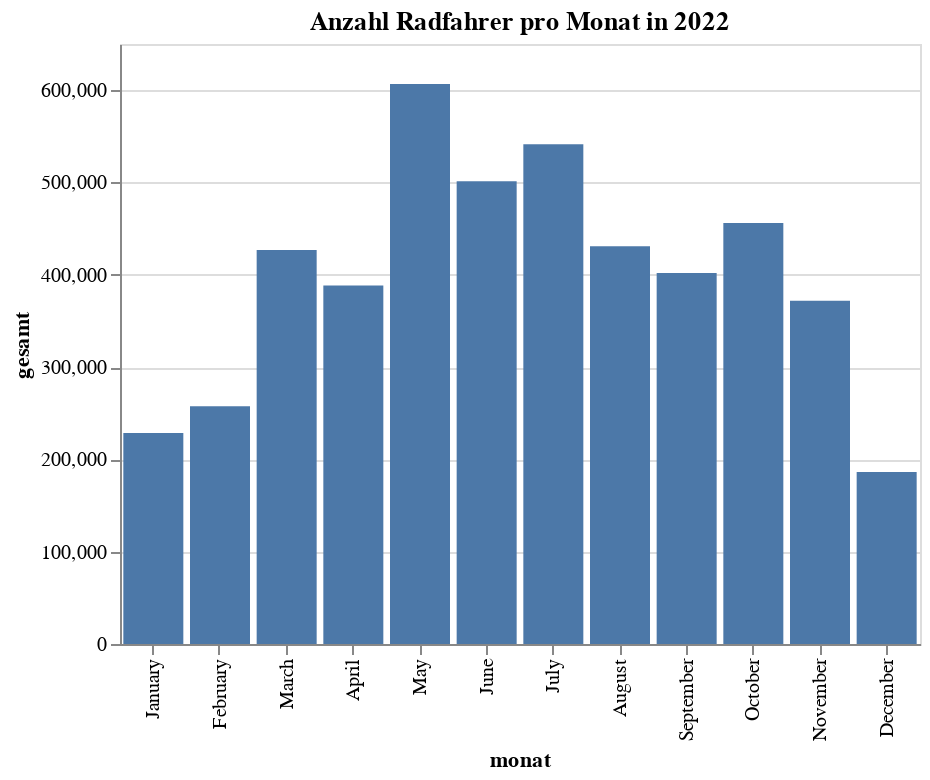

Notebook source saved alongside this figure:
### Code cell
import altair as alt
# Anzahl Radfahrer pro Monat in 2022
file_path_2022 = "data/rad_2022_tage_export_09_02_23_r.csv"

# DataFrame für 2022 erstellen
df_2022 = pd.read_csv(file_path_2022)

# 'datum' in ein DateTime-Objekt umwandeln
df_2022['datum'] = pd.to_datetime(df_2022['datum'])

# Monat aus dem Datum extrahieren
df_2022['monat'] = df_2022['datum'].dt.strftime('%B')

# Gesamtsummen pro Monat berechnen
gesamtsummen_pro_monat = df_2022.groupby('monat')['gesamt'].sum().reset_index()

# Reihenfolge der Monate festlegen
monatsreihenfolge = [
    'January', 'February', 'March', 'April', 'May', 'June',
    'July', 'August', 'September', 'October', 'November', 'December'
]

# Altair-Diagramm erstellen
chart = alt.Chart(gesamtsummen_pro_monat).mark_bar().encode(
    x=alt.X('monat:N', sort=monatsreihenfolge),
    y='gesamt:Q',
    tooltip=['monat:N', 'gesamt:Q']
).properties(
    title='Anzahl Radfahrer pro Monat in 2022',
    width=400,
    height=300
)

# Diagramm anzeigen
chart

### Figure 1 — Vega specification as saved in the notebook (floating-point values rounded to 4 significant figures)
{"$schema": "https://vega.github.io/schema/vega/v5.json", "data": [{"name": "source_0"}, {"name": "data_0", "values": [{"gesamt": 388428, "gesamt_end": 388400.0, "gesamt_start": 0.0, "monat": "April"}, {"gesamt": 431006, "gesamt_end": 431000.0, "gesamt_start": 0.0, "monat": "August"}, {"gesamt": 186440, "gesamt_end": 186400.0, "gesamt_start": 0.0, "monat": "December"}, {"gesamt": 257456, "gesamt_end": 257500.0, "gesamt_start": 0.0, "monat": "February"}, {"gesamt": 228481, "gesamt_end": 228500.0, "gesamt_start": 0.0, "monat": "January"}, {"gesamt": 541264, "gesamt_end": 541300.0, "gesamt_start": 0.0, "monat": "July"}, {"gesamt": 501441, "gesamt_end": 501400.0, "gesamt_start": 0.0, "monat": "June"}, {"gesamt": 426727, "gesamt_end": 426700.0, "gesamt_start": 0.0, "monat": "March"}, {"gesamt": 606666, "gesamt_end": 606700.0, "gesamt_start": 0.0, "monat": "May"}, {"gesamt": 371989, "gesamt_end": 372000.0, "gesamt_start": 0.0, "monat": "November"}, {"gesamt": 456107, "gesamt_end": 456100.0, "gesamt_start": 0.0, "monat": "October"}, {"gesamt": 401838, "gesamt_end": 401800.0, "gesamt_start": 0.0, "monat": "September"}]}, {"name": "source_0_x_domain_monat", "values": [{"monat": "April", "sort_field": 3.0}, {"monat": "August", "sort_field": 7.0}, {"monat": "December", "sort_field": 11.0}, {"monat": "February", "sort_field": 1.0}, {"monat": "January", "sort_field": 0.0}, {"monat": "July", "sort_field": 6.0}, {"monat": "June", "sort_field": 5.0}, {"monat": "March", "sort_field": 2.0}, {"monat": "May", "sort_field": 4.0}, {"monat": "November", "sort_field": 10.0}, {"monat": "October", "sort_field": 9.0}, {"monat": "September", "sort_field": 8.0}]}], "marks": [{"type": "rect", "name": "marks", "from": {"data": "data_0"}, "encode": {"update": {"y": {"field": "gesamt_end", "scale": "y"}, "width": {"signal": "max(0.25, bandwidth('x'))"}, "description": {"signal": "\"monat: \" + (isValid(datum[\"monat\"]) ? datum[\"monat\"] : \"\"+datum[\"monat\"]) + \"; gesamt: \" + (format(datum[\"gesamt\"], \"\"))"}, "y2": {"field": "gesamt_start", "scale": "y"}, "x": {"field": "monat", "scale": "x"}, "tooltip": {"signal": "{\"monat\": isValid(datum[\"monat\"]) ? datum[\"monat\"] : \"\"+datum[\"monat\"], \"gesamt\": format(datum[\"gesamt\"], \"\")}"}, "ariaRoleDescription": {"value": "bar"}, "fill": {"value": "#4c78a8"}}}, "style": ["bar"]}], "scales": [{"name": "x", "type": "band", "domain": {"data": "source_0_x_domain_monat", "field": "monat", "sort": {"op": "max", "field": "sort_field"}}, "range": [0, {"signal": "width"}], "paddingInner": 0.1, "paddingOuter": 0.05}, {"name": "y", "type": "linear", "domain": {"data": "data_0", "fields": ["gesamt_start", "gesamt_end"]}, "range": [{"signal": "height"}, 0], "nice": true, "zero": true}], "axes": [{"scale": "y", "gridScale": "x", "grid": true, "maxExtent": 0, "orient": "left", "tickCount": {"signal": "ceil(height/40)"}, "aria": false, "minExtent": 0, "ticks": false, "labels": false, "domain": false, "zindex": 0}, {"scale": "x", "labelAngle": 270, "grid": false, "labelAlign": "right", "orient": "bottom", "title": "monat", "zindex": 0, "labelBaseline": "middle"}, {"scale": "y", "grid": false, "orient": "left", "labelOverlap": true, "tickCount": {"signal": "ceil(height/40)"}, "zindex": 0, "title": "gesamt"}], "title": {"text": "Anzahl Radfahrer pro Monat in 2022", "frame": "group"}, "height": 300, "width": 400, "background": "white", "style": "cell", "padding": 5}
